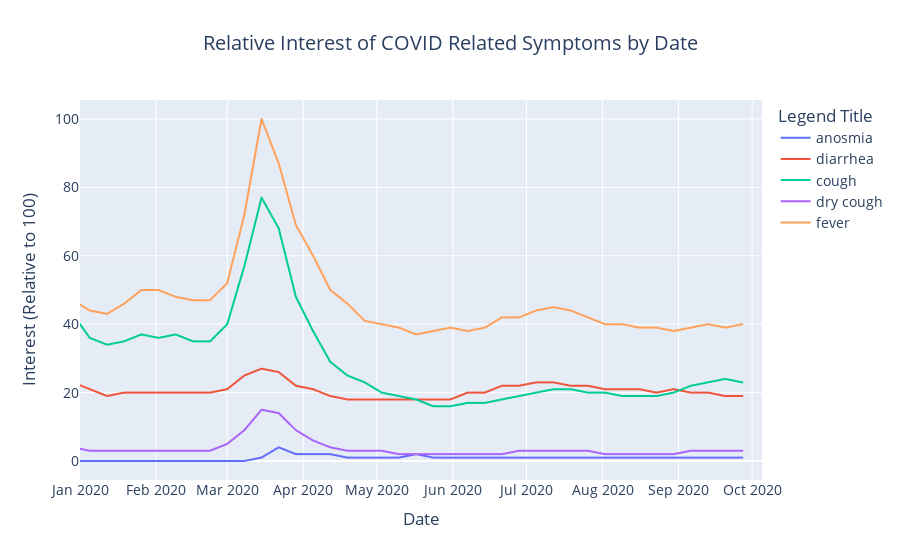

Here is the notebook cell this chart was saved with:
### Markdown cell above
#### Visualization of Trends
The list of trends has been loaded into pandas dataframes. Now, a line chart will be developed containing the relative interest index of searches from Google Trends.

### Code cell
datasets = ['anosmia','diarrhea','cough', 'dry cough', 'fever']
fig4 = px.line(interest_df, x="date", y=datasets, title='Relative Interest of COVID Related Symptoms by Date',range_x=['2020-01-01', date.today()])
fig4.update_layout(
    #Centering the title
    title=dict(x=0.5),
    xaxis_title="Date",
    yaxis_title="Interest (Relative to 100)",
    legend_title="Legend Title",
    font=dict(
        size=14,
    )
)
fig4.show()

### Figure 1 — Plotly figure (JSON) as saved in the notebook; plotly's stock layout.template omitted (floating-point values rounded to 4 significant figures; data arrays with more than 128 entries replaced by an {"elided": "..."} marker saying what was removed)
{"data": [{"hovertemplate": "variable=anosmia<br>date=%{x}<br>value=%{y}<extra></extra>", "legendgroup": "anosmia", "line": {"color": "#636efa", "dash": "solid"}, "mode": "lines", "name": "anosmia", "showlegend": true, "type": "scattergl", "x": {"elided": "260 str values"}, "xaxis": "x", "y": {"elided": "260 int values"}, "yaxis": "y"}, {"hovertemplate": "variable=diarrhea<br>date=%{x}<br>value=%{y}<extra></extra>", "legendgroup": "diarrhea", "line": {"color": "#EF553B", "dash": "solid"}, "mode": "lines", "name": "diarrhea", "showlegend": true, "type": "scattergl", "x": {"elided": "260 str values"}, "xaxis": "x", "y": {"elided": "260 int values"}, "yaxis": "y"}, {"hovertemplate": "variable=cough<br>date=%{x}<br>value=%{y}<extra></extra>", "legendgroup": "cough", "line": {"color": "#00cc96", "dash": "solid"}, "mode": "lines", "name": "cough", "showlegend": true, "type": "scattergl", "x": {"elided": "260 str values"}, "xaxis": "x", "y": {"elided": "260 int values"}, "yaxis": "y"}, {"hovertemplate": "variable=dry cough<br>date=%{x}<br>value=%{y}<extra></extra>", "legendgroup": "dry cough", "line": {"color": "#ab63fa", "dash": "solid"}, "mode": "lines", "name": "dry cough", "showlegend": true, "type": "scattergl", "x": {"elided": "260 str values"}, "xaxis": "x", "y": {"elided": "260 int values"}, "yaxis": "y"}, {"hovertemplate": "variable=fever<br>date=%{x}<br>value=%{y}<extra></extra>", "legendgroup": "fever", "line": {"color": "#FFA15A", "dash": "solid"}, "mode": "lines", "name": "fever", "showlegend": true, "type": "scattergl", "x": {"elided": "260 str values"}, "xaxis": "x", "y": {"elided": "260 int values"}, "yaxis": "y"}], "layout": {"font": {"size": 14}, "legend": {"title": {"text": "Legend Title"}, "tracegroupgap": 0}, "title": {"text": "Relative Interest of COVID Related Symptoms by Date", "x": 0.5}, "xaxis": {"anchor": "y", "domain": [0, 1], "range": ["2020-01-01", "2020-10-05"], "title": {"text": "Date"}}, "yaxis": {"anchor": "x", "domain": [0, 1], "title": {"text": "Interest (Relative to 100)"}}}}
